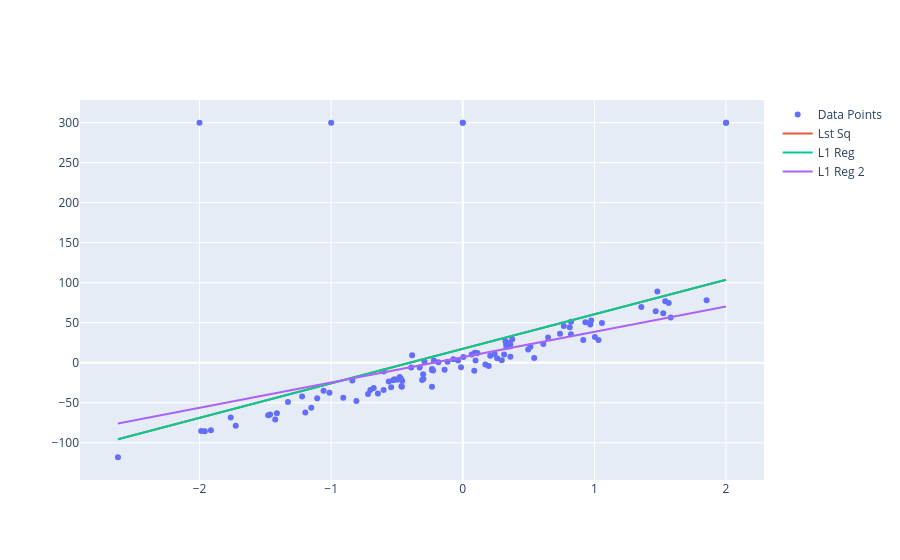

Notebook code cell kept with this figure:
### Code cell
x, y = make_reg_data(anomaly=True)
x = x[:,0]

beta_l1 = l1_reg(x,y)
beta_l1_2 = l1_reg(x,y, lamb=1000.)

beta = lstsq(x,y)

print(beta_l1)
print(beta_l1_2)
print(beta)

fig = go.Figure()

fig.add_trace(go.Scatter(x=x, y=y, mode="markers", name="Data Points"))
fig.add_trace(go.Scatter(x=x, y=beta[1]  * x + beta[0], mode="lines", name="Lst Sq"))
fig.add_trace(go.Scatter(x=x, y=beta_l1[1]  * x + beta_l1[0], mode="lines", name="L1 Reg"))
fig.add_trace(go.Scatter(x=x, y=beta_l1_2[1]  * x + beta_l1_2[0], mode="lines", name="L1 Reg 2"))
